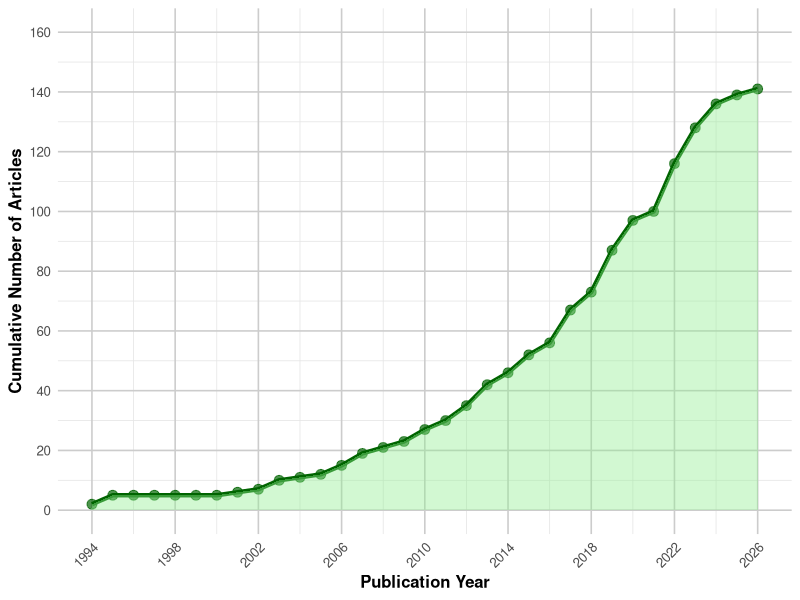
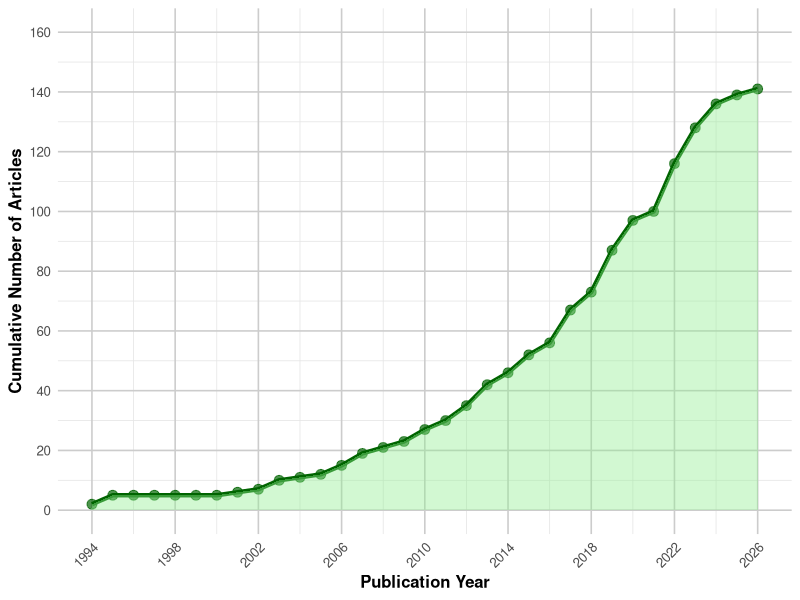

These charts were generated, in order, by the following R code:
library(ggplot2)
library(dplyr)
library(tidyr)
library(scales)

# Create the publication year trend data
year_trend <- data.frame(
  Year = c(1994, 1995, 1996, 1997, 1998, 1999, 2000, 2001, 2002, 2003, 
           2004, 2005, 2006, 2007, 2008, 2009, 2010, 2011, 2012, 2013,
           2014, 2015, 2016, 2017, 2018, 2019, 2020, 2021, 2022, 2023,
           2024, 2025, 2026),
  Articles = c(2, 3, 0, 0, 0, 0, 0, 1, 1, 3, 1, 1, 3, 4, 2, 2, 4, 
               3, 5, 7, 4, 6, 4, 11, 6, 14, 10, 3, 16, 12, 8, 3, 2)
)
# Calculate cumulative
year_trend$Cumulative <- cumsum(year_trend$Articles)

####  CUMULATIVE PUBLICATIONS LINE CHART
# ============================================================

p <- ggplot(year_trend, aes(x = Year, y = Cumulative)) +
  # Line for cumulative publications
  geom_line(color = "darkgreen", linewidth = 1.5) +
  geom_point(color = "darkgreen", size = 3, alpha = 0.7) +
  
  # Add area fill
  geom_area(fill = "lightgreen", alpha = 0.4) +
  
  # Labels and titles
  labs(
  #  title = "Cumulative Growth of Research in Copula-Based CR Methods",
  #  subtitle = "Total Publications from 1994 to 27 February 2026",
    x = "Publication Year",
    y = "Cumulative Number of Articles"
 #   caption = "Total of 186 articles as of 27 February 2026"
  ) +
  
  # Scale x-axis
  scale_x_continuous(breaks = seq(1994, 2026, by = 4), 
                     minor_breaks = seq(1994, 2026, by = 2)) +
  
  # Scale y-axis
  scale_y_continuous(limits = c(0, 160), breaks = seq(0, 160, by = 20)) +
  
  # Theme customization
  theme_minimal(base_size = 12) +
  theme(
    plot.title = element_text(face = "bold", size = 14, hjust = 0.5),
    plot.subtitle = element_text(size = 12, hjust = 0.5, color = "gray30"),
    plot.caption = element_text(size = 9, color = "gray50", hjust = 1),
    axis.title = element_text(face = "bold"),
    axis.text.x = element_text(angle = 45, hjust = 1),
    panel.grid.minor = element_line(color = "gray90"),
    panel.grid.major = element_line(color = "gray80")
  )

print(p)
ggsave(
  filename = "Articles_trend_plot.pdf",
  plot = p,
  width = 12,
  height = 10,
  units = "in"
)
